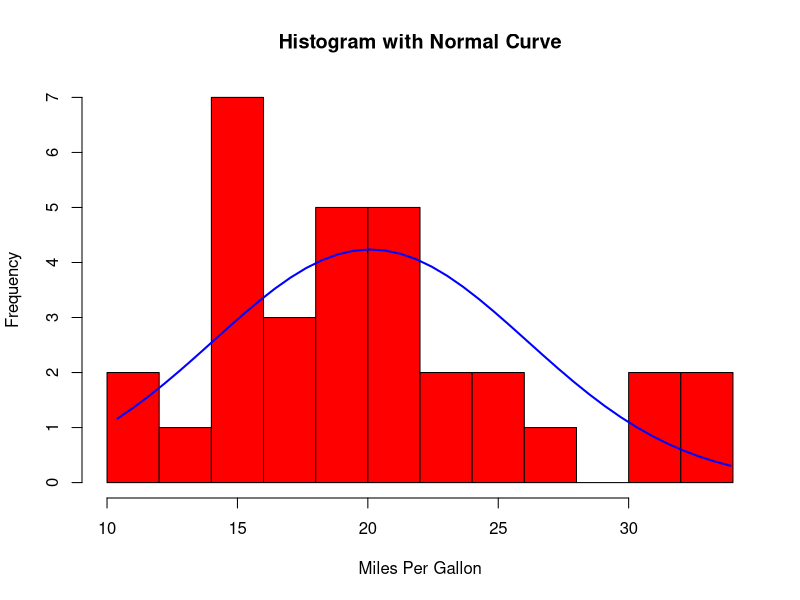

Reproduce this figure in R.
x <- mtcars$mpg
h<-hist(x, breaks=10, col="red", xlab="Miles Per Gallon",
   main="Histogram with Normal Curve")
xfit<-seq(min(x),max(x),length=40)
yfit<-dnorm(xfit,mean=mean(x),sd=sd(x))
yfit <- yfit*diff(h$mids[1:2])*length(x)
lines(xfit, yfit, col="blue", lwd=2)